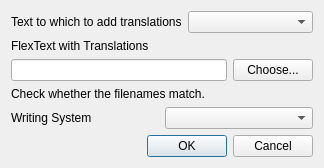
<?xml version="1.0" encoding="UTF-8"?>
<ui version="4.0">
 <class>MergeTranslationDialog</class>
 <widget class="QDialog" name="MergeTranslationDialog">
  <property name="geometry">
   <rect>
    <x>0</x>
    <y>0</y>
    <width>324</width>
    <height>168</height>
   </rect>
  </property>
  <property name="windowTitle">
   <string>Merge translations from a FlexText file</string>
  </property>
  <layout class="QVBoxLayout" name="verticalLayout">
   <item>
    <layout class="QVBoxLayout" name="verticalLayout_2">
     <item>
      <layout class="QHBoxLayout" name="horizontalLayout_2">
       <item>
        <widget class="QLabel" name="label">
         <property name="text">
          <string>Text to which to add translations</string>
         </property>
        </widget>
       </item>
       <item>
        <widget class="QComboBox" name="textCombo"/>
       </item>
      </layout>
     </item>
     <item>
      <widget class="QLabel" name="label_3">
       <property name="text">
        <string>FlexText with Translations</string>
       </property>
      </widget>
     </item>
     <item>
      <layout class="QHBoxLayout" name="horizontalLayout">
       <item>
        <widget class="QLineEdit" name="filename"/>
       </item>
       <item>
        <widget class="QPushButton" name="choose">
         <property name="text">
          <string>Choose...</string>
         </property>
        </widget>
       </item>
      </layout>
     </item>
     <item>
      <widget class="QLabel" name="matchingLabel">
       <property name="text">
        <string>Check whether the filenames match.</string>
       </property>
      </widget>
     </item>
     <item>
      <layout class="QHBoxLayout" name="horizontalLayout_3">
       <item>
        <widget class="QLabel" name="label_4">
         <property name="text">
          <string>Writing System</string>
         </property>
        </widget>
       </item>
       <item>
        <widget class="QComboBox" name="writingSystemCombo"/>
       </item>
      </layout>
     </item>
    </layout>
   </item>
   <item>
    <widget class="QDialogButtonBox" name="buttonBox">
     <property name="orientation">
      <enum>Qt::Horizontal</enum>
     </property>
     <property name="standardButtons">
      <set>QDialogButtonBox::Cancel|QDialogButtonBox::Ok</set>
     </property>
    </widget>
   </item>
  </layout>
 </widget>
 <resources/>
 <connections>
  <connection>
   <sender>buttonBox</sender>
   <signal>accepted()</signal>
   <receiver>MergeTranslationDialog</receiver>
   <slot>accept()</slot>
   <hints>
    <hint type="sourcelabel">
     <x>248</x>
     <y>254</y>
    </hint>
    <hint type="destinationlabel">
     <x>157</x>
     <y>274</y>
    </hint>
   </hints>
  </connection>
  <connection>
   <sender>buttonBox</sender>
   <signal>rejected()</signal>
   <receiver>MergeTranslationDialog</receiver>
   <slot>reject()</slot>
   <hints>
    <hint type="sourcelabel">
     <x>316</x>
     <y>260</y>
    </hint>
    <hint type="destinationlabel">
     <x>286</x>
     <y>274</y>
    </hint>
   </hints>
  </connection>
 </connections>
</ui>
